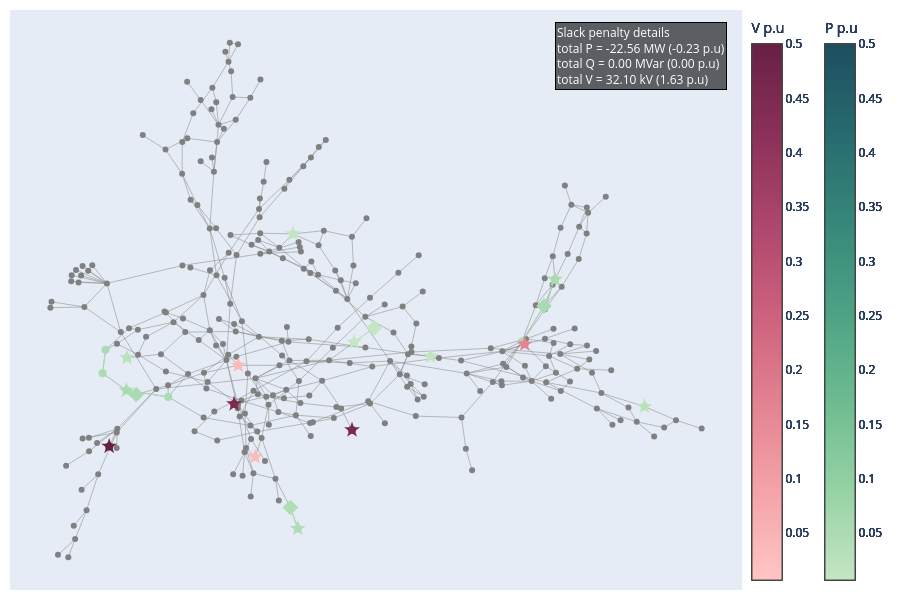

Notebook code cell kept with this figure:
### Markdown cell above
# Correction 5

### Code cell
# slack_info 
pertubation1 = "VL528_0_load_P5"
#test_active_power_and_correction\ieee300\ieee300_5.csv
data_correction5 = pd.read_csv(
    network_name +"_5.csv",
    sep=";",
    engine="python",
    index_col=False,
   # on_bad_lines="skip",
)
new_row = pd.read_csv(network_name+"_5_optim_info.csv", sep=";", engine="python", index_col=False)
optim_info = pd.concat([optim_info, new_row], ignore_index=True)
data_grouped_5 = data_correction5.groupby('busId')[['type','slackValue_pu','slackValue','gen','controlevoltage','transfo','shunt','load','info']].agg(unique_list)
data_grouped_5['Total_slack_abs'] = data_grouped_5['slackValue_pu'].apply(lambda x: builtins.sum(abs(slack) for slack in x) if isinstance(x, list) else abs(x))
G_5, dist, pos = network_construction(edges, data_grouped_5)
clusters = slack_subgraph(G_5, data_grouped_5)
data_grouped_5 = cluster_subgraph(G_5, clusters, data_grouped_5, dist)
fig = plot_slack_cluster(G_5, pos, clusters,data_grouped_5,data, col_centroid='centroid')
fig.show()

### Figure 1 — Plotly figure (JSON) as saved in the notebook; plotly's stock layout.template omitted (floating-point values rounded to 4 significant figures; data arrays with more than 128 entries replaced by an {"elided": "..."} marker saying what was removed)
{"data": [{"hovertemplate": "%{text}<extra></extra>", "line": {"color": "grey", "width": 0.5}, "mode": "lines", "name": "edges", "text": {"elided": "818 str values"}, "type": "scatter", "x": {"elided": "1227 float values"}, "y": {"elided": "1227 float values"}}, {"hovertemplate": "%{text}<extra></extra>", "marker": {"color": "gray", "size": 6}, "mode": "markers", "name": "All nodes", "text": {"elided": "278 str values"}, "type": "scatter", "x": {"elided": "278 float values"}, "y": {"elided": "278 float values"}}, {"hovertemplate": "%{text}<extra></extra>", "marker": {"cmax": 0.5, "cmin": 0.007026, "color": "rgb(187, 226, 189)", "colorbar": {"title": {"text": "P p.u"}, "x": 1.1}, "colorscale": [[0, "rgb(196, 230, 195)"], [0.1667, "rgb(150, 210, 164)"], [0.3333, "rgb(109, 188, 144)"], [0.5, "rgb(77, 162, 132)"], [0.6667, "rgb(54, 135, 122)"], [0.8333, "rgb(38, 107, 110)"], [1, "rgb(29, 79, 96)"]], "size": 12, "symbol": "star"}, "mode": "markers", "name": "Centroids", "text": ["Centroid: VL27_0<br>Gen: [nan]<br>Controle voltage type: N/A<br>Controle voltage location: N/A<br>Controle voltage status: N/A<br>Transfo: [nan]<br>Shunt: [nan]<br>Load: ['VL27_0_load']<br>number of nodes: 1<br><br>Total P = -2.2431 MW (-0.02 p.u)<br>Total Q = 0.00 MVar (0.00 p.u)<br>Total V = 0.00 kV (0.0000 p.u)"], "type": "scatter", "x": [0.7627], "y": [-0.2817]}, {"line": {"color": "rgb(187, 226, 189)", "width": 1}, "mode": "lines", "type": "scatter", "x": [], "y": []}, {"hovertemplate": "%{text}<extra></extra>", "marker": {"color": "rgb(187, 226, 189)", "size": 8, "symbol": "circle"}, "mode": "markers", "text": ["VL27_0<br>slack: [-0.022431] p.u <br>type: ['P']"], "type": "scatter", "x": [0.7627], "y": [-0.2817]}, {"hovertemplate": "%{text}<extra></extra>", "marker": {"cmax": 0.5, "cmin": 0.007026, "color": "rgb(252, 188, 188)", "colorbar": {"title": {"text": "V p.u"}, "x": 1}, "colorscale": [[0, "rgb(255, 198, 196)"], [0.1667, "rgb(244, 163, 168)"], [0.3333, "rgb(227, 129, 145)"], [0.5, "rgb(204, 96, 125)"], [0.6667, "rgb(173, 70, 108)"], [0.8333, "rgb(139, 48, 88)"], [1, "rgb(103, 32, 68)"]], "size": 12, "symbol": "star"}, "mode": "markers", "name": "Centroids", "text": ["Centroid: VL76_0<br>Gen: ['B76-G']<br>Controle voltage type: GENERATOR<br>Controle voltage location: [VL76_0]<br>Controle voltage status: MAIN<br>Transfo: [nan]<br>Shunt: [nan]<br>Load: ['VL76_0_load']<br>number of nodes: 1<br><br>Total P = 0.0000 MW (0.00 p.u)<br>Total Q = 0.00 MVar (0.00 p.u)<br>Total V = 3.43 kV (0.0298 p.u)"], "type": "scatter", "x": [-0.1417], "y": [-0.4594]}, {"line": {"color": "rgb(252, 188, 188)", "width": 1}, "mode": "lines", "type": "scatter", "x": [], "y": []}, {"hovertemplate": "%{text}<extra></extra>", "marker": {"color": "rgb(252, 188, 188)", "size": 8, "symbol": "circle"}, "mode": "markers", "text": ["VL76_0<br>slack: [0.029844] p.u <br>type: ['V']"], "type": "scatter", "x": [-0.1417], "y": [-0.4594]}, {"hovertemplate": "%{text}<extra></extra>", "marker": {"cmax": 0.5, "cmin": 0.007026, "color": "rgb(194, 229, 193)", "colorbar": {"title": {"text": "P p.u"}, "x": 1.1}, "colorscale": [[0, "rgb(196, 230, 195)"], [0.1667, "rgb(150, 210, 164)"], [0.3333, "rgb(109, 188, 144)"], [0.5, "rgb(77, 162, 132)"], [0.6667, "rgb(54, 135, 122)"], [0.8333, "rgb(38, 107, 110)"], [1, "rgb(29, 79, 96)"]], "size": 12, "symbol": "star"}, "mode": "markers", "name": "Centroids", "text": ["Centroid: VL526_0<br>Gen: [nan]<br>Controle voltage type: N/A<br>Controle voltage location: N/A<br>Controle voltage status: N/A<br>Transfo: [nan]<br>Shunt: [nan]<br>Load: ['VL526_0_load']<br>number of nodes: 1<br><br>Total P = -1.1458 MW (-0.01 p.u)<br>Total Q = 0.00 MVar (0.00 p.u)<br>Total V = 0.00 kV (0.0000 p.u)"], "type": "scatter", "x": [0.2661], "y": [-0.105]}, {"line": {"color": "rgb(194, 229, 193)", "width": 1}, "mode": "lines", "type": "scatter", "x": [], "y": []}, {"hovertemplate": "%{text}<extra></extra>", "marker": {"color": "rgb(194, 229, 193)", "size": 8, "symbol": "circle"}, "mode": "markers", "text": ["VL526_0<br>slack: [-0.011458] p.u <br>type: ['P']"], "type": "scatter", "x": [0.2661], "y": [-0.105]}, {"hovertemplate": "%{text}<extra></extra>", "marker": {"cmax": 0.5, "cmin": 0.007026, "color": "rgb(175, 221, 181)", "colorbar": {"title": {"text": "P p.u"}, "x": 1.1}, "colorscale": [[0, "rgb(196, 230, 195)"], [0.1667, "rgb(150, 210, 164)"], [0.3333, "rgb(109, 188, 144)"], [0.5, "rgb(77, 162, 132)"], [0.6667, "rgb(54, 135, 122)"], [0.8333, "rgb(38, 107, 110)"], [1, "rgb(29, 79, 96)"]], "size": 12, "symbol": "star"}, "mode": "markers", "name": "Centroids", "text": ["Centroid: VL528_0<br>Gen: [nan]<br>Controle voltage type: N/A<br>Controle voltage location: N/A<br>Controle voltage status: N/A<br>Transfo: [nan]<br>Shunt: [nan]<br>Load: ['VL528_0_load']<br>number of nodes: 2<br><br>Total P = -4.3848 MW (-0.04 p.u)<br>Total Q = 0.00 MVar (0.00 p.u)<br>Total V = 0.00 kV (0.0000 p.u)"], "type": "scatter", "x": [-0.04257], "y": [-0.7114]}, {"hovertemplate": "%{text}<extra></extra>", "marker": {"color": "rgb(175, 221, 181)", "size": 12, "symbol": "diamond"}, "mode": "markers", "name": "Second centroids", "text": ["Second centroid: VL70_0<br>Gen: [nan]<br>Transfo: [nan]<br>Shunt: [nan]<br>Load: ['VL70_0_load']<br>"], "type": "scatter", "x": [-0.0596], "y": [-0.6377]}, {"line": {"color": "rgb(175, 221, 181)", "width": 1}, "mode": "lines", "type": "scatter", "x": [-0.0596, -0.04257, null], "y": [-0.6377, -0.7114, null]}, {"hovertemplate": "%{text}<extra></extra>", "marker": {"color": "rgb(175, 221, 181)", "size": 8, "symbol": "circle"}, "mode": "markers", "text": ["VL70_0<br>slack: [-0.020647] p.u <br>type: ['P']", "VL528_0<br>slack: [-0.023201] p.u <br>type: ['P']"], "type": "scatter", "x": [-0.0596, -0.04257], "y": [-0.6377, -0.7114]}, {"hovertemplate": "%{text}<extra></extra>", "marker": {"cmax": 0.5, "cmin": 0.007026, "color": "rgb(251, 185, 186)", "colorbar": {"title": {"text": "V p.u"}, "x": 1}, "colorscale": [[0, "rgb(255, 198, 196)"], [0.1667, "rgb(244, 163, 168)"], [0.3333, "rgb(227, 129, 145)"], [0.5, "rgb(204, 96, 125)"], [0.6667, "rgb(173, 70, 108)"], [0.8333, "rgb(139, 48, 88)"], [1, "rgb(103, 32, 68)"]], "size": 12, "symbol": "star"}, "mode": "markers", "name": "Centroids", "text": ["Centroid: VL92_0<br>Gen: ['B92-G']<br>Controle voltage type: GENERATOR<br>Controle voltage location: [VL92_0]<br>Controle voltage status: MAIN<br>Transfo: [nan]<br>Shunt: [nan]<br>Load: ['VL92_0_load']<br>number of nodes: 1<br><br>Total P = 0.0000 MW (0.00 p.u)<br>Total Q = 0.00 MVar (0.00 p.u)<br>Total V = 4.32 kV (0.0376 p.u)"], "type": "scatter", "x": [-0.1807], "y": [-0.1364]}, {"line": {"color": "rgb(251, 185, 186)", "width": 1}, "mode": "lines", "type": "scatter", "x": [], "y": []}, {"hovertemplate": "%{text}<extra></extra>", "marker": {"color": "rgb(251, 185, 186)", "size": 8, "symbol": "circle"}, "mode": "markers", "text": ["VL92_0<br>slack: [0.037557] p.u <br>type: ['V']"], "type": "scatter", "x": [-0.1807], "y": [-0.1364]}, {"hovertemplate": "%{text}<extra></extra>", "marker": {"cmax": 0.5, "cmin": 0.007026, "color": "rgb(171, 219, 178)", "colorbar": {"title": {"text": "P p.u"}, "x": 1.1}, "colorscale": [[0, "rgb(196, 230, 195)"], [0.1667, "rgb(150, 210, 164)"], [0.3333, "rgb(109, 188, 144)"], [0.5, "rgb(77, 162, 132)"], [0.6667, "rgb(54, 135, 122)"], [0.8333, "rgb(38, 107, 110)"], [1, "rgb(29, 79, 96)"]], "size": 12, "symbol": "star"}, "mode": "markers", "name": "Centroids", "text": ["Centroid: VL114_0<br>Gen: [nan]<br>Controle voltage type: N/A<br>Controle voltage location: N/A<br>Controle voltage status: N/A<br>Transfo: [nan]<br>Shunt: [nan]<br>Load: ['VL114_0_load']<br>number of nodes: 5<br><br>Total P = -5.2244 MW (-0.05 p.u)<br>Total Q = 0.00 MVar (0.00 p.u)<br>Total V = 0.00 kV (0.0000 p.u)"], "type": "scatter", "x": [-0.4405], "y": [-0.2247]}, {"hovertemplate": "%{text}<extra></extra>", "marker": {"color": "rgb(171, 219, 178)", "size": 12, "symbol": "diamond"}, "mode": "markers", "name": "Second centroids", "text": ["Second centroid: VL112_0<br>Gen: [nan]<br>Transfo: [nan]<br>Shunt: [nan]<br>Load: ['VL112_0_load']<br>"], "type": "scatter", "x": [-0.4178], "y": [-0.2394]}, {"line": {"color": "rgb(171, 219, 178)", "width": 1}, "mode": "lines", "type": "scatter", "x": [-0.4959, -0.4891, null, -0.4959, -0.4405, null, -0.3433, -0.4405, null, -0.4178, -0.4405, null], "y": [-0.1644, -0.08177, null, -0.1644, -0.2247, null, -0.2479, -0.2247, null, -0.2394, -0.2247, null]}, {"hovertemplate": "%{text}<extra></extra>", "marker": {"color": "rgb(171, 219, 178)", "size": 8, "symbol": "circle"}, "mode": "markers", "text": ["VL109_0<br>slack: [-0.009471] p.u <br>type: ['P']", "VL206_0<br>slack: [-0.00323] p.u <br>type: ['P']", "VL112_0<br>slack: [-0.019452] p.u <br>type: ['P']", "VL207_0<br>slack: [-0.006122] p.u <br>type: ['P']", "VL114_0<br>slack: [-0.01397] p.u <br>type: ['P']"], "type": "scatter", "x": [-0.3433, -0.4891, -0.4178, -0.4959, -0.4405], "y": [-0.2479, -0.08177, -0.2394, -0.1644, -0.2247]}, {"hovertemplate": "%{text}<extra></extra>", "marker": {"cmax": 0.5, "cmin": 0.007026, "color": "rgb(186, 226, 188)", "colorbar": {"title": {"text": "P p.u"}, "x": 1.1}, "colorscale": [[0, "rgb(196, 230, 195)"], [0.1667, "rgb(150, 210, 164)"], [0.3333, "rgb(109, 188, 144)"], [0.5, "rgb(77, 162, 132)"], [0.6667, "rgb(54, 135, 122)"], [0.8333, "rgb(38, 107, 110)"], [1, "rgb(29, 79, 96)"]], "size": 12, "symbol": "star"}, "mode": "markers", "name": "Centroids", "text": ["Centroid: VL324_0<br>Gen: [nan]<br>Controle voltage type: N/A<br>Controle voltage location: N/A<br>Controle voltage status: N/A<br>Transfo: [nan]<br>Shunt: [nan]<br>Load: ['VL324_0_load']<br>number of nodes: 1<br><br>Total P = -2.4346 MW (-0.02 p.u)<br>Total Q = 0.00 MVar (0.00 p.u)<br>Total V = 0.00 kV (0.0000 p.u)"], "type": "scatter", "x": [-0.4391], "y": [-0.1103]}, {"line": {"color": "rgb(186, 226, 188)", "width": 1}, "mode": "lines", "type": "scatter", "x": [], "y": []}, {"hovertemplate": "%{text}<extra></extra>", "marker": {"color": "rgb(186, 226, 188)", "size": 8, "symbol": "circle"}, "mode": "markers", "text": ["VL324_0<br>slack: [-0.024346] p.u <br>type: ['P']"], "type": "scatter", "x": [-0.4391], "y": [-0.1103]}, {"hovertemplate": "%{text}<extra></extra>", "marker": {"cmax": 0.5, "cmin": 0.007026, "color": "rgb(169, 218, 177)", "colorbar": {"title": {"text": "P p.u"}, "x": 1.1}, "colorscale": [[0, "rgb(196, 230, 195)"], [0.1667, "rgb(150, 210, 164)"], [0.3333, "rgb(109, 188, 144)"], [0.5, "rgb(77, 162, 132)"], [0.6667, "rgb(54, 135, 122)"], [0.8333, "rgb(38, 107, 110)"], [1, "rgb(29, 79, 96)"]], "size": 12, "symbol": "star"}, "mode": "markers", "name": "Centroids", "text": ["Centroid: VL123_0<br>Gen: [nan]<br>Controle voltage type: N/A<br>Controle voltage location: N/A<br>Controle voltage status: N/A<br>Transfo: [nan]<br>Shunt: [nan]<br>Load: ['VL123_0_load']<br>number of nodes: 3<br><br>Total P = -5.4802 MW (-0.05 p.u)<br>Total Q = 0.00 MVar (0.00 p.u)<br>Total V = 0.00 kV (0.0000 p.u)"], "type": "scatter", "x": [0.5549], "y": [0.1661]}, {"hovertemplate": "%{text}<extra></extra>", "marker": {"color": "rgb(169, 218, 177)", "size": 12, "symbol": "diamond"}, "mode": "markers", "name": "Second centroids", "text": ["Second centroid: VL125_0<br>Gen: ['B125-G']<br>Transfo: [nan]<br>Shunt: [nan]<br>Load: ['VL125_0_load']<br>"], "type": "scatter", "x": [0.5294], "y": [0.07252]}, {"line": {"color": "rgb(169, 218, 177)", "width": 1}, "mode": "lines", "type": "scatter", "x": [0.4783, 0.5294, null, 0.5294, 0.5549, null], "y": [-0.05264, 0.07252, null, 0.07252, 0.1661, null]}, {"hovertemplate": "%{text}<extra></extra>", "marker": {"color": "rgb(169, 218, 177)", "size": 8, "symbol": "circle"}, "mode": "markers", "text": ["VL126_0<br>slack: [-0.003155] p.u <br>type: ['P']", "VL125_0<br>slack: [-0.017589] p.u <br>type: ['P']", "VL123_0<br>slack: [-0.034058] p.u <br>type: ['P']"], "type": "scatter", "x": [0.4783, 0.5294, 0.5549], "y": [-0.05264, 0.07252, 0.1661]}, {"hovertemplate": "%{text}<extra></extra>", "marker": {"cmax": 0.5, "cmin": 0.007026, "color": "rgb(195, 229, 194)", "colorbar": {"title": {"text": "P p.u"}, "x": 1.1}, "colorscale": [[0, "rgb(196, 230, 195)"], [0.1667, "rgb(150, 210, 164)"], [0.3333, "rgb(109, 188, 144)"], [0.5, "rgb(77, 162, 132)"], [0.6667, "rgb(54, 135, 122)"], [0.8333, "rgb(38, 107, 110)"], [1, "rgb(29, 79, 96)"]], "size": 12, "symbol": "star"}, "mode": "markers", "name": "Centroids", "text": ["Centroid: VL173_0<br>Gen: [nan]<br>Controle voltage type: N/A<br>Controle voltage location: N/A<br>Controle voltage status: N/A<br>Transfo: [nan]<br>Shunt: ['VL173_0_shunt_compensators']<br>Load: ['VL173_0_load']<br>number of nodes: 1<br><br>Total P = -0.9485 MW (-0.01 p.u)<br>Total Q = 0.00 MVar (0.00 p.u)<br>Total V = 0.00 kV (0.0000 p.u)"], "type": "scatter", "x": [-0.05355], "y": [0.3266]}, {"line": {"color": "rgb(195, 229, 194)", "width": 1}, "mode": "lines", "type": "scatter", "x": [], "y": []}, {"hovertemplate": "%{text}<extra></extra>", "marker": {"color": "rgb(195, 229, 194)", "size": 8, "symbol": "circle"}, "mode": "markers", "text": ["VL173_0<br>slack: [-0.009485] p.u <br>type: ['P']"], "type": "scatter", "x": [-0.05355], "y": [0.3266]}, {"hovertemplate": "%{text}<extra></extra>", "marker": {"cmax": 0.5, "cmin": 0.007026, "color": "rgb(229, 133, 147)", "colorbar": {"title": {"text": "V p.u"}, "x": 1}, "colorscale": [[0, "rgb(255, 198, 196)"], [0.1667, "rgb(244, 163, 168)"], [0.3333, "rgb(227, 129, 145)"], [0.5, "rgb(204, 96, 125)"], [0.6667, "rgb(173, 70, 108)"], [0.8333, "rgb(139, 48, 88)"], [1, "rgb(103, 32, 68)"]], "size": 12, "symbol": "star"}, "mode": "markers", "name": "Centroids", "text": ["Centroid: VL7001_2<br>Gen: ['B7003-G']<br>Controle voltage type: GENERATOR<br>Controle voltage location: [VL7001_2]<br>Controle voltage status: MAIN<br>Transfo: [nan]<br>Shunt: [nan]<br>Load: [nan]<br>number of nodes: 1<br><br>Total P = 0.0000 MW (0.00 p.u)<br>Total Q = 0.00 MVar (0.00 p.u)<br>Total V = 2.24 kV (0.1626 p.u)"], "type": "scatter", "x": [0.4844], "y": [-0.06209]}, {"line": {"color": "rgb(229, 133, 147)", "width": 1}, "mode": "lines", "type": "scatter", "x": [], "y": []}, {"hovertemplate": "%{text}<extra></extra>", "marker": {"color": "rgb(229, 133, 147)", "size": 8, "symbol": "circle"}, "mode": "markers", "text": ["VL7001_2<br>slack: [0.162578] p.u <br>type: ['V']"], "type": "scatter", "x": [0.4844], "y": [-0.06209]}, {"hovertemplate": "%{text}<extra></extra>", "marker": {"cmax": 0.5, "cmin": 0.007026, "color": "rgb(196, 230, 195)", "colorbar": {"title": {"text": "P p.u"}, "x": 1.1}, "colorscale": [[0, "rgb(196, 230, 195)"], [0.1667, "rgb(150, 210, 164)"], [0.3333, "rgb(109, 188, 144)"], [0.5, "rgb(77, 162, 132)"], [0.6667, "rgb(54, 135, 122)"], [0.8333, "rgb(38, 107, 110)"], [1, "rgb(29, 79, 96)"]], "size": 12, "symbol": "star"}, "mode": "markers", "name": "Centroids", "text": ["Centroid: VL15_1<br>Gen: [nan]<br>Controle voltage type: N/A<br>Controle voltage location: N/A<br>Controle voltage status: N/A<br>Transfo: [nan]<br>Shunt: [nan]<br>Load: ['VL15_1_load']<br>number of nodes: 2<br><br>Total P = -0.7026 MW (-0.01 p.u)<br>Total Q = 0.00 MVar (0.00 p.u)<br>Total V = 0.00 kV (0.0000 p.u)"], "type": "scatter", "x": [0.0883], "y": [-0.05497]}, {"hovertemplate": "%{text}<extra></extra>", "marker": {"color": "rgb(196, 230, 195)", "size": 12, "symbol": "diamond"}, "mode": "markers", "name": "Second centroids", "text": ["Second centroid: VL7017_0<br>Gen: ['B7017-G']<br>Transfo: [nan]<br>Shunt: [nan]<br>Load: [nan]<br>"], "type": "scatter", "x": [0.1349], "y": [-0.004516]}, {"line": {"color": "rgb(196, 230, 195)", "width": 1}, "mode": "lines", "type": "scatter", "x": [0.1349, 0.0883, null], "y": [-0.004516, -0.05497, null]}, {"hovertemplate": "%{text}<extra></extra>", "marker": {"color": "rgb(196, 230, 195)", "size": 8, "symbol": "circle"}, "mode": "markers", "text": ["VL7017_0<br>slack: [-0.003119] p.u <br>type: ['P']", "VL15_1<br>slack: [-0.003907] p.u <br>type: ['P']"], "type": "scatter", "x": [0.1349, 0.0883], "y": [-0.004516, -0.05497]}, {"hovertemplate": "%{text}<extra></extra>", "marker": {"cmax": 0.5, "cmin": 0.007026, "color": "rgb(125, 42, 80)", "colorbar": {"title": {"text": "V p.u"}, "x": 1}, "colorscale": [[0, "rgb(255, 198, 196)"], [0.1667, "rgb(244, 163, 168)"], [0.3333, "rgb(227, 129, 145)"], [0.5, "rgb(204, 96, 125)"], [0.6667, "rgb(173, 70, 108)"], [0.8333, "rgb(139, 48, 88)"], [1, "rgb(103, 32, 68)"]], "size": 12, "symbol": "star"}, "mode": "markers", "name": "Centroids", "text": ["Centroid: VL7039_0<br>Gen: ['B7039-G']<br>Controle voltage type: GENERATOR<br>Controle voltage location: [VL7039_0]<br>Controle voltage status: MAIN<br>Transfo: [nan]<br>Shunt: [nan]<br>Load: [nan]<br>number of nodes: 1<br><br>Total P = 0.0000 MW (0.00 p.u)<br>Total Q = 0.00 MVar (0.00 p.u)<br>Total V = 9.00 kV (0.4500 p.u)"], "type": "scatter", "x": [0.08345], "y": [-0.3643]}, {"line": {"color": "rgb(125, 42, 80)", "width": 1}, "mode": "lines", "type": "scatter", "x": [], "y": []}, {"hovertemplate": "%{text}<extra></extra>", "marker": {"color": "rgb(125, 42, 80)", "size": 8, "symbol": "circle"}, "mode": "markers", "text": ["VL7039_0<br>slack: [0.45] p.u <br>type: ['V']"], "type": "scatter", "x": [0.08345], "y": [-0.3643]}, {"hovertemplate": "%{text}<extra></extra>", "marker": {"cmax": 0.5, "cmin": 0.007026, "color": "rgb(125, 42, 80)", "colorbar": {"title": {"text": "V p.u"}, "x": 1}, "colorscale": [[0, "rgb(255, 198, 196)"], [0.1667, "rgb(244, 163, 168)"], [0.3333, "rgb(227, 129, 145)"], [0.5, "rgb(204, 96, 125)"], [0.6667, "rgb(173, 70, 108)"], [0.8333, "rgb(139, 48, 88)"], [1, "rgb(103, 32, 68)"]], "size": 12, "symbol": "star"}, "mode": "markers", "name": "Centroids", "text": ["Centroid: VL7049_0<br>Gen: ['B7049-G']<br>Controle voltage type: GENERATOR<br>Controle voltage location: [VL7049_0]<br>Controle voltage status: MAIN<br>Transfo: [nan]<br>Shunt: [nan]<br>Load: [nan]<br>number of nodes: 1<br><br>Total P = 0.0000 MW (0.00 p.u)<br>Total Q = 0.00 MVar (0.00 p.u)<br>Total V = 6.20 kV (0.4493 p.u)"], "type": "scatter", "x": [-0.1905], "y": [-0.2727]}, {"line": {"color": "rgb(125, 42, 80)", "width": 1}, "mode": "lines", "type": "scatter", "x": [], "y": []}, {"hovertemplate": "%{text}<extra></extra>", "marker": {"color": "rgb(125, 42, 80)", "size": 8, "symbol": "circle"}, "mode": "markers", "text": ["VL7049_0<br>slack: [0.4493] p.u <br>type: ['V']"], "type": "scatter", "x": [-0.1905], "y": [-0.2727]}, {"hovertemplate": "%{text}<extra></extra>", "marker": {"cmax": 0.5, "cmin": 0.007026, "color": "rgb(103, 32, 68)", "colorbar": {"title": {"text": "V p.u"}, "x": 1}, "colorscale": [[0, "rgb(255, 198, 196)"], [0.1667, "rgb(244, 163, 168)"], [0.3333, "rgb(227, 129, 145)"], [0.5, "rgb(204, 96, 125)"], [0.6667, "rgb(173, 70, 108)"], [0.8333, "rgb(139, 48, 88)"], [1, "rgb(103, 32, 68)"]], "size": 12, "symbol": "star"}, "mode": "markers", "name": "Centroids", "text": ["Centroid: VL9051_3<br>Gen: ['B9054-G']<br>Controle voltage type: GENERATOR<br>Controle voltage location: [VL9051_3]<br>Controle voltage status: MAIN<br>Transfo: [nan]<br>Shunt: [nan]<br>Load: [nan]<br>number of nodes: 1<br><br>Total P = 0.0000 MW (0.00 p.u)<br>Total Q = 0.00 MVar (0.00 p.u)<br>Total V = 6.90 kV (0.5000 p.u)"], "type": "scatter", "x": [-0.4806], "y": [-0.4221]}, {"line": {"color": "rgb(103, 32, 68)", "width": 1}, "mode": "lines", "type": "scatter", "x": [], "y": []}, {"hovertemplate": "%{text}<extra></extra>", "marker": {"color": "rgb(103, 32, 68)", "size": 8, "symbol": "circle"}, "mode": "markers", "text": ["VL9051_3<br>slack: [0.5] p.u <br>type: ['V']"], "type": "scatter", "x": [-0.4806], "y": [-0.4221]}], "layout": {"annotations": [{"align": "left", "bgcolor": "rgba(0,0,0,0.6)", "bordercolor": "black", "borderwidth": 1, "font": {"color": "white", "size": 12}, "showarrow": false, "text": "Slack penalty details <br>total P = -22.56 MW (-0.23 p.u)<br>total Q = 0.00 MVar (0.00 p.u)<br>total V = 32.10 kV (1.63 p.u)", "x": 0.98, "xref": "paper", "y": 0.98, "yref": "paper"}], "height": 600, "margin": {"b": 10, "l": 10, "r": 10, "t": 10}, "showlegend": false, "width": 900, "xaxis": {"visible": false}, "yaxis": {"visible": false}}}
